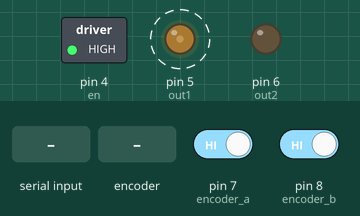
Bench run of a sketch on a simulated Arduino Uno, built with avr-gcc and run on an emulated ATmega328P. Parts: switched loads named in the sketch (green lamp = pin HIGH), output pins drawn as LEDs (lit = HIGH). Dashed ring = blinking. The inputs (shaded band) are chosen by the test bench; at power-on: pin 7 (encoder_a) HIGH, pin 8 (encoder_b) HIGH. What the sketch prints to the serial monitor is not drawn.

Above: at 0.75 s.
1.3 s: "1" received over Serial
4.3 s: rotary encoder on pin 7 (encoder_a) / pin 8 (encoder_b) turned 1 step (first pin leading)
7.5 s: byte 43 (43) received over Serial
10.5 s: byte 45 (45) received over Serial
13.5 s: "4" received over Serial
16.5 s: rotary encoder on pin 7 (encoder_a) / pin 8 (encoder_b) turned 1 step (first pin leading)
Timing chart, 0 to 20.7 s (numbered marks = the images above; inputs shaded):
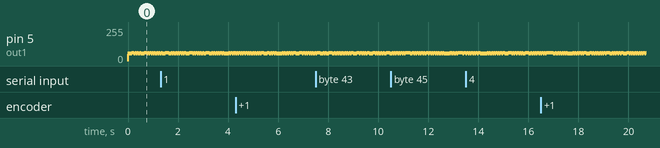

The sketch:

Motor_jerk_test.ino
```cpp
// I2Cdev and MPU6050 must be installed as libraries, or else the .cpp/.h files
// for both classes must be in the include path of your project
#include "I2Cdev.h"
#include <PWMFreak.h>
#include "PinChangeInterrupt.h"
//#include "MPU6050.h" // not necessary if using MotionApps include file

#if I2CDEV_IMPLEMENTATION == I2CDEV_ARDUINO_WIRE
    #include "Wire.h"
#endif

// Pin declarations

int en = 4;
int out1 = 5;
int out2 = 6;
int encoder_a = 7; // Pin 3
int encoder_b = 8; // Pin 5

// https://nerdytechy.com/how-to-change-the-pwm-frequency-of-arduino/
// https://www.etechnophiles.com/change-frequency-pwm-pins-arduino-uno/
int pins_9_10 = 9;  // timer 1
int timer1_div = 1;

// PID elements
int speed_sp = 1000;
float Kp_speed = 0.18;
float Ki_speed = 0.08;
// float Ki_speed = 0;
// float Kp_speed = 0.109;
// float Ki_speed = 0.015;
float Kd_speed = 0.0; // 0.07
int I_err_speed = 0;
int prev_err_speed = 0;
int max_pwm = 255;
int pwm = 50;


unsigned long dt_theory_us = 10000; // 10000us = 10ms
unsigned long dt_theory_ms = dt_theory_us/1000;
unsigned long dt_actual_us = 10000;
unsigned long dt_actual_ms = dt_actual_us/1000;
int counter = 0;
int n_loops = 50;
unsigned long time_speed_change = 9; // 1 second
long encoder_pulse_counter = 0;
long direction = 1;

int pulses_arr[5] = {0,0,0,0,0};
float average_scope = 5;

unsigned long t_start_actual = micros();
unsigned long t_start_loop = micros();
unsigned long t_oscillation_timer = millis();  // milliseconds


void encoderPinChangeA()
{
    encoder_pulse_counter += 1;
    direction = digitalRead(encoder_a) == digitalRead(encoder_b) ? -1 : 1;
}
void encoderPinChangeB()
{
    encoder_pulse_counter += 1;
    direction = digitalRead(encoder_a) != digitalRead(encoder_b) ? -1 : 1;
}

void setup() {
    Serial.begin(115200);

    pinMode(out1, OUTPUT);
    pinMode(out2, OUTPUT);
    pinMode(en, OUTPUT);

    analogWrite(out1, 0);
    analogWrite(out2, 0);
    digitalWrite(en, 1);

    setPwmFrequency(pins_9_10, timer1_div); // timer 1

    pinMode(encoder_a, INPUT_PULLUP);
    pinMode(encoder_b, INPUT_PULLUP);
    attachPCINT(digitalPinToPCINT(encoder_a), encoderPinChangeA, CHANGE);
    attachPCINT(digitalPinToPCINT(encoder_b), encoderPinChangeB, CHANGE);
}


void loop()
{

  if( ((micros() - t_start_loop) >= dt_theory_us) )
  {
    t_start_loop = micros();
    int encoder_pulse_counter_sum = 0;
    unsigned long rpm = 0;
    unsigned long rpm_avg = 0;
    int rpm_error = 0;
    int speed_error = 0;
    double speed_avg = 0;

    if(true)
    {
      if((millis() - t_oscillation_timer) > time_speed_change)
      {
        if(pwm < 60)
        {
          pwm = 70;
        }
        else
        {
          pwm = 50;
        }
        t_oscillation_timer = millis();
      }

      if (pwm > 0)
      {
        if(pwm >= max_pwm)
        {
          pwm = max_pwm;
        }
        digitalWrite(en, HIGH);
        analogWrite(out1, pwm);
        analogWrite(out2, 0);
      }
      counter++;
    }
    else
    {
      digitalWrite(en, LOW);
      analogWrite(out1, 0);
      analogWrite(out2, 0);
    }

///////////////////////////////////////////////////
//      Serial plotter
///////////////////////////////////////////////////
    Serial.print("RPM:");
    Serial.print(rpm_avg);
    Serial.print(",Speed:");
    Serial.print(speed_avg);
    Serial.print(",PWM:");
    Serial.print(pwm);
    Serial.print(",Setpoint:");
    Serial.print(speed_sp);
    Serial.print(",Ki_speed_dt:");
    Serial.print(I_err_speed);
    Serial.print(",speed_error:");
    Serial.println(speed_error);
///////////////////////////////////////////////////

    // Time keeping
    if(counter == n_loops)
    {
      // float t_t = micros() - t_s;
      // float freq = n_loops / t_t;
      dt_actual_us = (micros() - t_start_actual) / n_loops;
      dt_actual_ms = dt_actual_us/1000;
      // Serial.print("Time to complete 1000 cycles: ");
      // Serial.print(t_t);
      // Serial.print(" ms\n");
      // Serial.print("\nFrequency: ");
      // Serial.print(freq);
      // Serial.print(" Hz\n\n");
      // Serial.print("Time to complete 1 cycle: ");
      // Serial.println(dt_actual_us);
      // Serial.println(" ms");
      // Serial.println(rpm_error);
      // Serial.println(angle);
      // Serial.println(accum);
      // Serial.println();
      // Serial.println(encoder_pulse_counter);
      // Serial.print("RPM:");
      // Serial.print(rpm_avg);
      // Serial.print(",Setpoint:");
      // Serial.print(rpm_sp);
      // Serial.print(",PWM:");
      // Serial.print(pwm);
      // Serial.println();
      counter = 0;
      t_start_actual = micros();
    }

    /// Keyboard inputs
    if(Serial.available() > 0)
    {
      int s_input = Serial.read();
      // Serial.println(s_input);
      switch(s_input)
      {
        case 49: // 1
          Kp_speed -= .01;
          Serial.print("Kp: ");
          Serial.println(Kp_speed);
          break;
        case 52: // 4
          Kp_speed += .01;
          Serial.print("Kp: ");
          Serial.println(Kp_speed);
          break;
        case 50: // 2
          Ki_speed -= 0.001;
          Serial.print("Ki: ");
          Serial.println(Ki_speed);
          break;
        case 53: // 5
          Ki_speed += 0.001;
          Serial.print("Ki: ");
          Serial.println(Ki_speed);
          break;
        case 51: // 3
          Kd_speed -= .00001;
          Serial.print("Kd: ");
          Serial.println(Kd_speed);
          break;
        case 54: // 6
          Kd_speed += .00001;
          Serial.print("Kd: ");
          Serial.println(Kd_speed);
          break;
        case 43: // "+"
          speed_sp += 50;
          Serial.print("Setpoint: ");
          Serial.println(speed_sp);
          break;
        case 45: // "-"
          speed_sp -= 50;
          Serial.print("Setpoint: ");
          Serial.println(speed_sp);
          break;
      }
    }


    // Serial.print("PWM: ");
    // Serial.println(pwm_int);

    // Serial.print("    Angle: ");
    // Serial.println(angle*100);
    // Serial.println(accum);

  }

}
```

Measured:
- by itself, pin 5 (out1): alternates 70/255 for 0.01 s and 50/255 for 0.01 s
